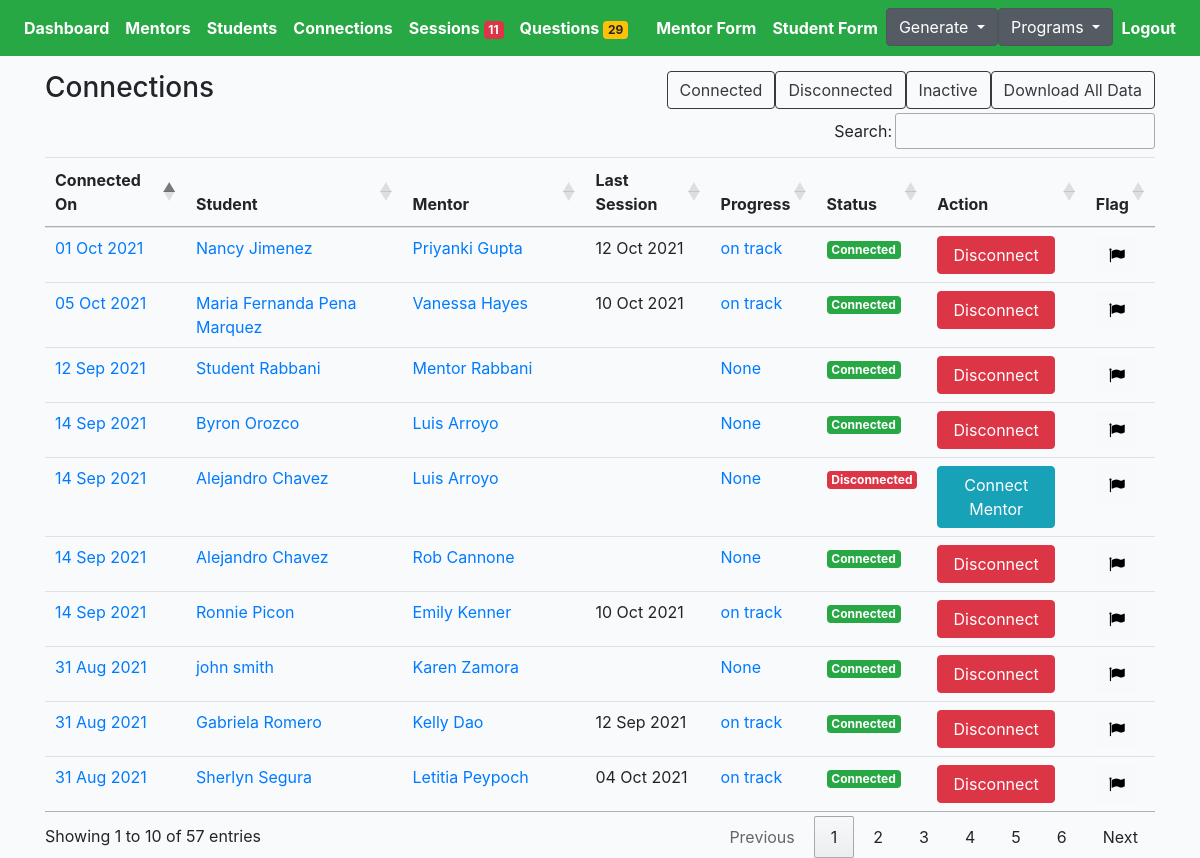
The app's page /choice/connections/ (signed in), older data.
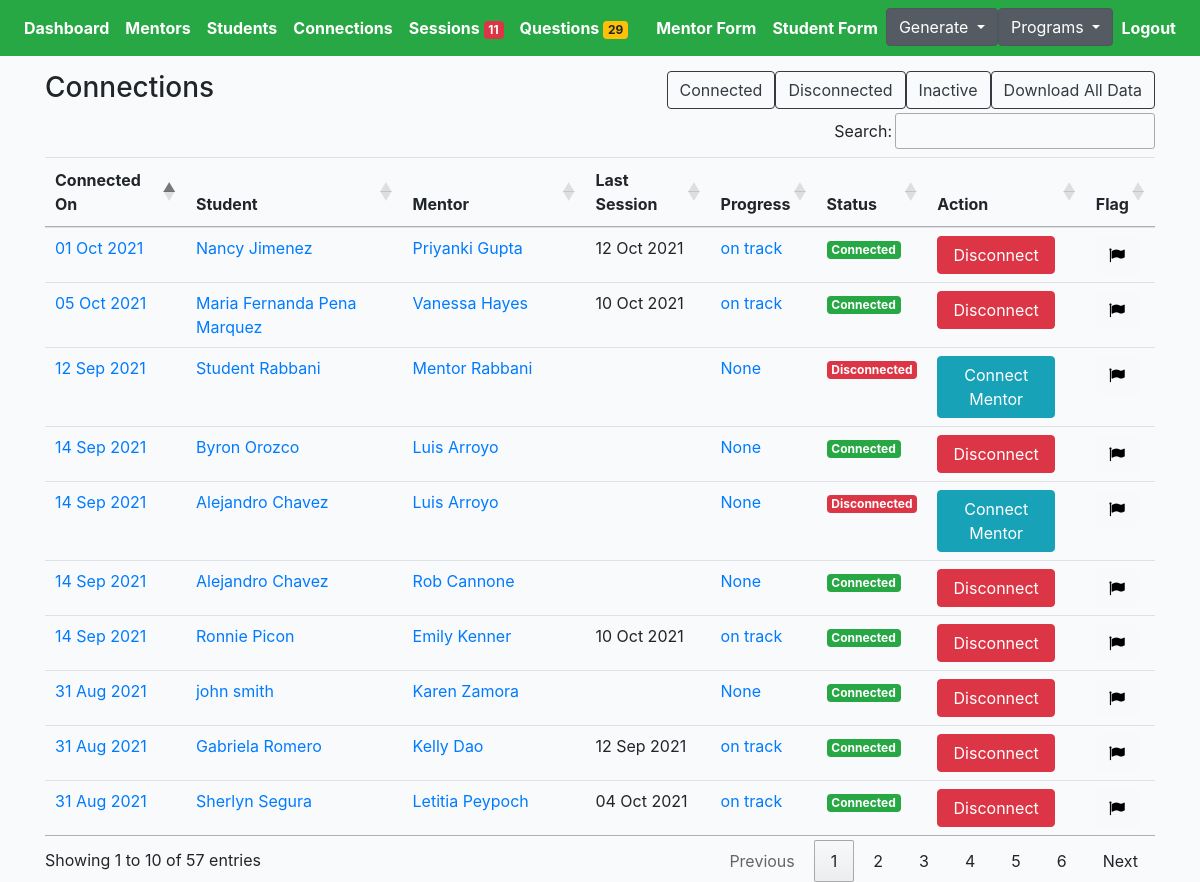
The same page, newer data.
### cprofiles/models.py (models this page shows, shortened)
class Connection(models.Model):
    student = models.ForeignKey(Student, on_delete=models.CASCADE, related_name='student')
    mentor = models.ForeignKey(Mentor, on_delete=models.CASCADE, related_name='mentor')
    status = models.CharField(max_length=200, choices=STATUS_CHOICES)
    updated = models.DateTimeField(auto_now=True)
    created = models.DateTimeField(auto_now_add=True)
    flag = models.BooleanField(default=False)
    progress = models.CharField(max_length=200, blank=True, null=True, choices=PROGRESS_CHOICES)
    note = models.TextField(null=True, blank=True, max_length=1000)
    def get_absolute_url(self):
        return reverse("cprofiles:connection-profile-detail", kwargs={"pk": self.pk})
    def get_sessions(self):
        return self.session_set.filter(submit_status=True)[:1]
    def get_task(self):
        return self.task_set.get()

class Student(models.Model):
    avatar = models.ImageField(default='avatar.png', upload_to='avatars/')
    first_name = models.CharField(max_length=200, blank=True)
    last_name = models.CharField(max_length=200, blank=True)
    email = models.EmailField(max_length=200, blank=True)
    gender = models.CharField(max_length=200, choices=GENDER_CHOICES)
    grade = models.CharField(max_length=200, choices=GRADE_CHOICES)
    school = models.CharField(max_length=200, blank=True)
    language_preference = models.CharField(null=True, blank=True, max_length=200, choices=STUDENT_PREFER_LANGUAGE_CHOICES)
    parent1_first_name = models.CharField(max_length=200, blank=True)
    parent1_last_name = models.CharField(max_length=200, blank=True)
    parent1_phone = models.CharField(max_length=200, blank=True)
    parent1_email = models.EmailField(max_length=200, blank=True)
    academic_advisor = models.CharField(max_length=200, blank=True)
    academic_advisor_email = models.EmailField(max_length=200, blank=True)
    activity = models.TextField(null=True, blank=True, max_length=1000)
    ind_scl = models.TextField(null=True, blank=True, max_length=1000)
    dont_know = models.TextField(null=True, blank=True, max_length=1000)
    proud = models.TextField(null=True, blank=True, max_length=1000)
    learn = models.TextField(null=True, blank=True, max_length=1000)
    happy = models.TextField(null=True, blank=True, max_length=1000)
    hobby = models.TextField(null=True, blank=True, max_length=1000)
    int_ind_school = models.TextField(null=True, blank=True, max_length=1000)
    look_ind_school = models.TextField(null=True, blank=True, max_length=1000)
    strength = models.TextField(null=True, blank=True, max_length=1000)
    obstacle = models.TextField(null=True, blank=True, max_length=1000)
    child_strength = models.ManyToManyField(Childstrength, blank=True, related_name='child_strength')
    social_strength = models.ManyToManyField(Socialstrength, blank=True, related_name='social_strength')
    interview_language = models.CharField(null=True, blank=True, max_length=200, choices=LANGUAGE_CHOICES)
    question = models.TextField(null=True, blank=True, max_length=1000)
    updated = models.DateTimeField(auto_now=True)
    created = models.DateTimeField(auto_now_add=True)
    slug = models.SlugField(unique=True, blank=True)
    flag = models.BooleanField(default=False)
    note = models.TextField(null=True, blank=True, max_length=1000)
    question1 = models.CharField(null=True, blank=True, max_length=200, choices=QUESTION_CHOICES)
    answer1 = models.TextField(null=True, blank=True, max_length=1000)
    question2 = models.CharField(null=True, blank=True, max_length=200, choices=QUESTION_CHOICES)
    answer2 = models.TextField(null=True, blank=True, max_length=1000)
    status = models.CharField(null=True, blank=True, max_length=200, choices=PROFILE_STATUS, default='active')
    def get_absolute_url(self):
        return reverse("cprofiles:student-profiles-detail", kwargs={"slug": self.slug})
    __initial_first_name = None
    __initial_last_name = None
    def __init__(self, *args, **kwargs):
        super().__init__(*args, **kwargs)
        self.__initial_first_name = self.first_name
        self.__initial_last_name = self.last_name

class Mentor(models.Model):
    avatar = models.ImageField(default='avatar.png', upload_to='avatars/')
    first_name = models.CharField(max_length=200, blank=True)
    last_name = models.CharField(max_length=200, blank=True)
    email = models.EmailField(max_length=200, blank=True)
    phone = models.CharField(max_length=200, blank=True)
    address = models.CharField(max_length=200, blank=True)
    prefer_grade = models.CharField(max_length=200, choices=MENTOR_GRADE_CHOICES)
    prefer_gender = models.CharField(max_length=200, choices=GENDER_CHOICES)
    prefer_location = models.ManyToManyField(Preferlocation, blank=True, related_name='prefer_location')
    mentor_last_year = models.CharField(null=True, blank=True, max_length=200, choices=YES_NO)
    language = models.ManyToManyField(Mentorlanguage, blank=True, related_name='mentor_language')
    experience = models.CharField(null=True, blank=True, max_length=200, choices=YES_NO)
    familiar = models.TextField(null=True, blank=True, max_length=1000)
    share = models.TextField(null=True, blank=True, max_length=1000)
    hobby = models.TextField(null=True, blank=True, max_length=1000)
    question = models.TextField(null=True, blank=True, max_length=1000)
    friends = models.ManyToManyField(Student, blank=True, related_name='mentors')
    updated = models.DateTimeField(auto_now=True)
    created = models.DateTimeField(auto_now_add=True)
    slug = models.SlugField(unique=True, blank=True)
    flag = models.BooleanField(default=False)
    ethnic = models.CharField(null=True, blank=True, max_length=200, choices=ETHNIC_CHOICES)
    status = models.CharField(null=True, blank=True, max_length=200, choices=PROFILE_STATUS, default='active')
    def get_absolute_url(self):
        return reverse("cprofiles:mentor-profiles-detail", kwargs={"slug": self.slug})
    __initial_first_name = None
    __initial_last_name = None
    def __init__(self, *args, **kwargs):
        super().__init__(*args, **kwargs)
        self.__initial_first_name = self.first_name
        self.__initial_last_name = self.last_name

### cprofiles/views.py (the view)
# urls.py: path('connections/', ConnectionListView.as_view(), name='connection-list'),
@method_decorator(login_required, name='dispatch')
@method_decorator(allowed_users(allowed_roles=['choice', 'admin']), name='dispatch')
class ConnectionListView(ListView):
    model = Connection
    template_name = 'choice/choice-connection-list.html'
    def get_queryset(self):
        qs = Connection.objects.all().order_by('-created')
        return qs

### cprofiles/context_processors.py (called while the page is built)
def choice_question(request):
    if(request.user.id):
        choice_unanswered_question_num = Question.objects.filter(status="UNANSWERED").count()
        choice_session_flag_num = Session.objects.filter(flag=True).count()
        return {
            'choice_unanswered_question_num' : choice_unanswered_question_num,
            'choice_session_flag_num' : choice_session_flag_num
        }
    return {}

### cprofiles/models.py (called while the page is built)
    def __str__(self):
        return f"{self.id}"

### middleschool/context_processors.py (called while the page is built)
def middle_school_question(request):
    if(request.user.id):
        middle_school_unanswered_question_num = Question.objects.filter(status="UNANSWERED").count()
        middle_school_session_flag_num = Session.objects.filter(flag=True).count()
        return {
            'middle_school_unanswered_question_num' : middle_school_unanswered_question_num,
            'middle_school_session_flag_num' : middle_school_session_flag_num
        }
    return {}

### templates/choice/choice-connection-list.html (shortened to what the changed rows need)
{% extends 'cbase.html' %}
{% load static %}
{% block stylesheet %}{% static '/css/my_invites.css' %}{% endblock %}
{% block content %}
<div class="table-responsive-lg">
    <table id="myTable" class="table">
        <thead>
            <tr>
                <th scope="col">Connected On</th>
                <th scope="col">Student</th>
                <th scope="col">Mentor</th>
                <th scope="col">Last Session</th>
                <th scope="col">Progress</th>
                <th scope="col">Status</th>
                <th scope="col">Action</th>
                <th scope="col">Flag</th>
            </tr>
        </thead>
        <tbody>
            {% for obj in object_list %}
            <tr>
                <td><a href="{{obj.get_absolute_url}}">{{obj.created|date:"d M Y"}}</a></td>
                <td><a href="{{obj.student.get_absolute_url}}">{{obj.student.first_name}} {{obj.student.last_name}}</a>
                </td>
                <td><a href="{{obj.mentor.get_absolute_url}}">{{obj.mentor.first_name}} {{obj.mentor.last_name}}</a>
                </td>
                <td>{% for session in obj.get_sessions %}{{session.updated|date:"d M Y"}}{% endfor %}</td>
                <td>{% if obj.get_task%}
                <a href="{% url 'cprofiles:show-task-form' obj.get_task %}">{{obj.progress}}
                {% endif %}
                </td>
                <td class="status{{obj.id}}">
                    {% if obj.status == 'connected' %}
                    <div><span class="badge badge-success">Connected</div>
                    {% elif obj.status == 'disconnected' %}
                    <div><span class="badge badge-danger">Disconnected</div>
                    {% elif obj.status == 'inactive' %}
                    <div><span class="badge badge-warning">Inactive</div>
                    {% elif obj.status == 'off track' %}
                    <div><span class="badge badge-secondary">Off Track</div>
                    {% endif %}
                </td>
                <td>
                    {% if obj.status == 'connected' %}
                    <form action="{% url 'cprofiles:remove-connect' %}" method="POST">
                        <button type="submit" class="btnSize btn btn-danger">Disconnect</button>
                    </form>
                    {% elif obj.status == 'disconnected' %}
                    <a href="{% url 'cprofiles:student-connect-detail' obj.student.slug %}"><button type="submit"
                            class="btnSize btn btn-info">Connect Mentor</button></a>
                    {% endif %}
                </td>
                <td>
                    <form action="{% url 'cprofiles:flag-connection' %}" method="POST" class='like-form' id='{{obj.id}}'>
                        <button type="submit" class="like_btn btn btn-light like-btn{{obj.id}}">
                            {% if obj.flag == False %}
                            <i class="fa fa-flag thumb{{obj.id}}" style="color:black"></i>
                            {% else %}
                            <i class="fa fa-flag thumb{{obj.id}}" style="color:red"></i>
                            <p class="flag">true</p>
                            {% endif %}
                        </button>
                    </form>
                </td>
            </tr>
            {% endfor %}
        </tbody>
    </table>
</div>
{% endblock content %}

Row changes from the older to the newer data that the page shows:
changed Connection "12 Sep 2021": status "Connected Disconnect" → "Disconnected Connect Mentor"
